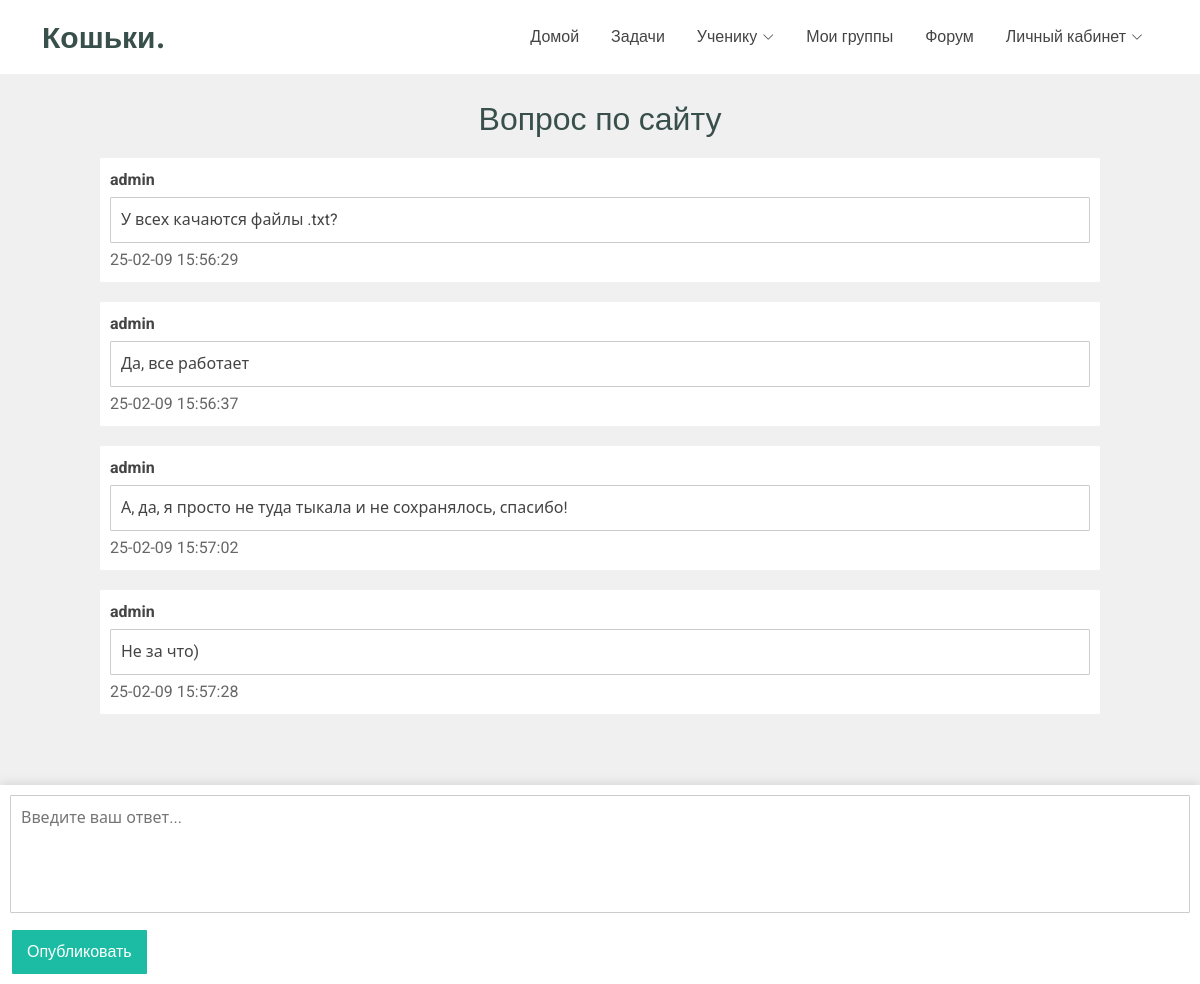
/forum/topics/14, run on the app's committed database.
### tables this page shows
CREATE TABLE forum_discussions (discussion_id INT PRIMARY KEY, discussion_name VARCHAR (255), author_id INT REFERENCES users (user_id), messages_count INT, discussion_creation_time DATETIME);

CREATE TABLE users (user_id INT PRIMARY KEY UNIQUE NOT NULL, role_id INT REFERENCES roles (role_id), registration_time DATETIME, first_name VARCHAR (255), second_name VARCHAR (255), surname VARCHAR (255), login VARCHAR (255), password VARCHAR (255), email VARCHAR (255), tel VARCHAR (15), birth_date DATETIME, school_id INT REFERENCES schools (school_id), city_id INT REFERENCES cities (city_id), class VARCHAR (3), photo_id INT);

CREATE TABLE forum_messages (message_id INT PRIMARY KEY, message_name VARCHAR(255), message_text TEXT, message_send_time DATETIME, message_author_id INT REFERENCES users (user_id));

### main.py (the view, shortened to what this page needs)
@app.route('/forum/topics/<topic_id>', methods=['POST', 'GET'])
def forum_topic_page(topic_id):
    if request.method == 'GET':
        topic_name = dr.get_topic_name(topic_id)
        messages = dr.get_topic_messages(topic_id)
        return render_template('forum_topic_page.html', topic_name=topic_name, messages=messages)

### database_requests.py (called while the page is built)
def sql_execute(sql_request):
    ret = cursor.execute(sql_request)
    return ret

def get_topic_name(topic_id):
    sql_req = f"""
        SELECT discussion_name FROM forum_discussions WHERE discussion_id = { topic_id }
    """
    return sql_execute(sql_req).fetchall()[0][0]

def get_topic_messages(topic_id):
    sql_req = f"""
        SELECT
                users.first_name,
                users.surname,
                forum_messages.message_text,
                forum_messages.message_send_time
            FROM
                users
            INNER JOIN
                forum_messages ON users.user_id = forum_messages.message_author_id
            INNER JOIN
                forum_discussion_message ON forum_messages.message_id = forum_discussion_message.message_id
            WHERE
                forum_discussion_message.discussion_id = { topic_id }
            ORDER BY
                forum_messages.message_send_time ASC;
    """
    return sql_execute(sql_req).fetchall()

### templates/forum_topic_page.html (shortened to what this page needs)
<!DOCTYPE html>
<html lang="en" xmlns="http://www.w3.org/1999/html">
<head>
  <link href="{{ url_for('static', filename='vendor/bootstrap/css/bootstrap.min.css') }}" rel="stylesheet">
  <link href="{{ url_for('static', filename='vendor/bootstrap-icons/bootstrap-icons.css') }}" rel="stylesheet">
  <link href="{{ url_for('static', filename='vendor/aos/aos.css') }}" rel="stylesheet">
  <link href="{{ url_for('static', filename='vendor/glightbox/css/glightbox.min.css') }}" rel="stylesheet">
  <link href="{{ url_for('static', filename='vendor/swiper/swiper-bundle.min.css') }}" rel="stylesheet">
  <link href="{{ url_for('static', filename='/css/main.css') }}" rel="stylesheet">
</head>
<body class="forum-page">
  {% include 'header.html' %}
    <div class="forum-topic">
        <h2>{{ topic_name }}</h2>
    </div>
    <div class="messages-container">
        {% for i in range (messages | length) %}
        <div style="background-color:white; margin-top: 20px" class="message-item">
            <div class="message-user"> {{ messages[i][0] }} {{ messages[i][1] }} </div>
            <div class="message-content">
                <div class="message-box">
                    <p> {{ messages[i][2] }} </p>
                </div>
                <span class="message-date"> {{ messages[i][3] }} </span>
            </div>
        </div>
        {% endfor %}
    </div>
    <div class="reply-section">
        <form method="post" enctype="multipart/form-data">
                <textarea class="reply-textarea" name="reply_text" rows="4" placeholder="Введите ваш ответ..."></textarea>
                <input type="submit" class="btn-primary" value="Опубликовать">
        </form>
    </div>
</body>
</html>

### static/css/main.css (style rules this page uses)
:root { --default-font: "Roboto", system-ui, -apple-system, "Segoe UI", Roboto, "Helvetica Neue", Arial, "Noto Sans", "Liberation Sans", sans-serif, "Apple Color Emoji", "Segoe UI Emoji", "Segoe UI Symbol", "Noto Color Emoji"; --heading-font: "Inter", sans-serif; --nav-font: "Poppins", sans-serif; }
:root { --background-color: #ffffff; --default-color: #444444; --heading-color: #384f4b; --accent-color: #1bbca3; --surface-color: #ffffff; --contrast-color: #ffffff; --incorrect-answer-color: #ff4040; --correct-answer-color: #acf273; --empty-answer-color: #c9c9c9; }
:root { --nav-color: #444444; --nav-hover-color: #1bbca3; --nav-mobile-background-color: #ffffff; --nav-dropdown-background-color: #ffffff; --nav-dropdown-color: #444444; --nav-dropdown-hover-color: #1bbca3; }
:root { scroll-behavior: smooth; }
body { color: var(--default-color); background-color: var(--background-color); font-family: var(--default-font); overflow-y: scroll; }
h1, h2, h3, h4, h5, h6 { color: var(--heading-color); font-family: var(--heading-font); }
.btn-primary { padding: 10px 15px; margin-left: 2px; font-size: 16px; font-family: var(--nav-font); font-weight: 400; display: flex; align-items: center; justify-content: space-between; white-space: nowrap; color: var(--contrast-color); background-color: var(--nav-hover-color); border: none transition: background-color 0.3s; }

### templates/forum_topic_page.html (style rules this page uses)
body { background-color: #f0f0f0; overflow-y: scroll; }
.forum-topic { margin: 100px auto 20px; text-align: center; max-width: 600px; }
.message-item { display: flex; width: 1000px; margin: 0 auto 0; padding: 10px; border-radius: 1px; display: block; }
.messages-container { padding-bottom: 220px; margin-bottom: 50px; }
.message-user { font-weight: bold; margin-bottom: 5px; }
.message-content { padding: 0px; }
.message-box { border: 1px solid #ccc; padding: 10px; margin-bottom: 5px; border-radius: 1px; width: 980px; }
.message-box p { margin-bottom: 0; padding: 0; }
.message-date { color: #666; }
.reply-section { position: fixed; bottom: 0; left: 0; width: 100%; background-color: white; padding: 10px; box-shadow: 0 -2px 10px rgba(0, 0, 0, 0.1); z-index: 1000; }
.reply-textarea { width: 100%; border: 1px solid #ccc; border-radius: 1px; padding: 10px; box-sizing: border-box; resize: none; }
.btn-primary { border: 0px; border-radius: 1px; margin-top: 10px; }

### data on the page
forum_discussions: discussion_name "Вопрос по сайту"
users: first_name "admin" "admin" "admin" "admin"
forum_messages: message_text "У всех качаются файлы .txt?", message_send_time "25-02-09 15:56:29"
forum_messages: message_text "Да, все работает", message_send_time "25-02-09 15:56:37"
forum_messages: message_text "А, да, я просто не туда тыкала и не сохранялось, спасибо!", message_send_time "25-02-09 15:57:02"
forum_messages: message_text "Не за что)", message_send_time "25-02-09 15:57:28"
